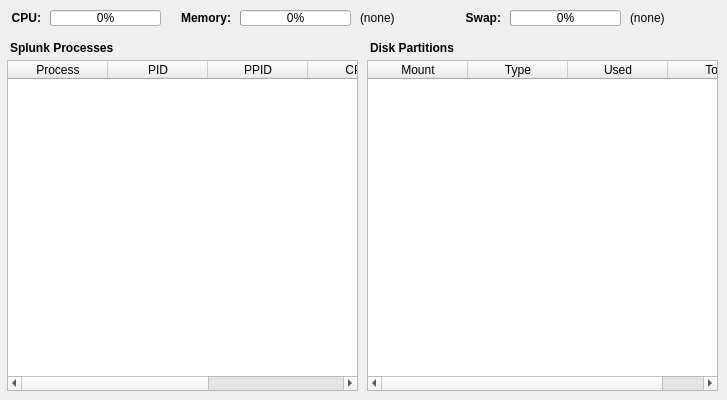
    <widget class="QWidget" name="tabResourceUsage">
     <attribute name="title">
      <string>Resource Usage</string>
     </attribute>
     <widget class="QTableWidget" name="tableResourceUsageProcesses">
      <property name="geometry">
       <rect>
        <x>7</x>
        <y>60</y>
        <width>351</width>
        <height>331</height>
       </rect>
      </property>
      <property name="editTriggers">
       <set>QAbstractItemView::NoEditTriggers</set>
      </property>
      <property name="horizontalScrollMode">
       <enum>QAbstractItemView::ScrollPerPixel</enum>
      </property>
      <property name="sortingEnabled">
       <bool>true</bool>
      </property>
      <property name="columnCount">
       <number>6</number>
      </property>
      <attribute name="verticalHeaderVisible">
       <bool>false</bool>
      </attribute>
      <attribute name="verticalHeaderDefaultSectionSize">
       <number>20</number>
      </attribute>
      <column>
       <property name="text">
        <string>Process</string>
       </property>
      </column>
      <column>
       <property name="text">
        <string>PID</string>
       </property>
      </column>
      <column>
       <property name="text">
        <string>PPID</string>
       </property>
      </column>
      <column>
       <property name="text">
        <string>CPU</string>
       </property>
      </column>
      <column>
       <property name="text">
        <string>Mem</string>
       </property>
      </column>
      <column>
       <property name="text">
        <string>Arguments</string>
       </property>
      </column>
     </widget>
     <widget class="QTableWidget" name="tableResourceUsageDisks">
      <property name="geometry">
       <rect>
        <x>367</x>
        <y>60</y>
        <width>351</width>
        <height>331</height>
       </rect>
      </property>
      <property name="editTriggers">
       <set>QAbstractItemView::NoEditTriggers</set>
      </property>
      <property name="horizontalScrollMode">
       <enum>QAbstractItemView::ScrollPerPixel</enum>
      </property>
      <property name="sortingEnabled">
       <bool>true</bool>
      </property>
      <property name="columnCount">
       <number>4</number>
      </property>
      <attribute name="verticalHeaderVisible">
       <bool>false</bool>
      </attribute>
      <attribute name="verticalHeaderDefaultSectionSize">
       <number>20</number>
      </attribute>
      <column>
       <property name="text">
        <string>Mount</string>
       </property>
      </column>
      <column>
       <property name="text">
        <string>Type</string>
       </property>
      </column>
      <column>
       <property name="text">
        <string>Used</string>
       </property>
      </column>
      <column>
       <property name="text">
        <string>Total</string>
       </property>
      </column>
     </widget>
     <widget class="QLabel" name="label_23">
      <property name="geometry">
       <rect>
        <x>10</x>
        <y>10</y>
        <width>31</width>
        <height>16</height>
       </rect>
      </property>
      <property name="font">
       <font>
        <weight>75</weight>
        <bold>true</bold>
       </font>
      </property>
      <property name="text">
       <string>CPU:</string>
      </property>
      <property name="alignment">
       <set>Qt::AlignRight|Qt::AlignTrailing|Qt::AlignVCenter</set>
      </property>
     </widget>
     <widget class="QLabel" name="label_25">
      <property name="geometry">
       <rect>
        <x>180</x>
        <y>10</y>
        <width>51</width>
        <height>16</height>
       </rect>
      </property>
      <property name="font">
       <font>
        <weight>75</weight>
        <bold>true</bold>
       </font>
      </property>
      <property name="text">
       <string>Memory:</string>
      </property>
      <property name="alignment">
       <set>Qt::AlignRight|Qt::AlignTrailing|Qt::AlignVCenter</set>
      </property>
     </widget>
     <widget class="QLabel" name="labelResourceUsageSwapHeader">
      <property name="geometry">
       <rect>
        <x>450</x>
        <y>10</y>
        <width>51</width>
        <height>16</height>
       </rect>
      </property>
      <property name="font">
       <font>
        <weight>75</weight>
        <bold>true</bold>
       </font>
      </property>
      <property name="text">
       <string>Swap:</string>
      </property>
      <property name="alignment">
       <set>Qt::AlignRight|Qt::AlignTrailing|Qt::AlignVCenter</set>
      </property>
     </widget>
     <widget class="QProgressBar" name="progressResourceUsageCPU">
      <property name="geometry">
       <rect>
        <x>50</x>
        <y>10</y>
        <width>111</width>
        <height>16</height>
       </rect>
      </property>
      <property name="toolTip">
       <string>System-wide CPU usage.</string>
      </property>
      <property name="value">
       <number>0</number>
      </property>
      <property name="alignment">
       <set>Qt::AlignCenter</set>
      </property>
      <property name="textDirection">
       <enum>QProgressBar::TopToBottom</enum>
      </property>
     </widget>
     <widget class="QProgressBar" name="progressResourceUsageMemory">
      <property name="geometry">
       <rect>
        <x>240</x>
        <y>10</y>
        <width>111</width>
        <height>16</height>
       </rect>
      </property>
      <property name="toolTip">
       <string>System-wide physical memory usage.</string>
      </property>
      <property name="value">
       <number>0</number>
      </property>
      <property name="alignment">
       <set>Qt::AlignCenter</set>
      </property>
      <property name="textVisible">
       <bool>true</bool>
      </property>
      <property name="orientation">
       <enum>Qt::Horizontal</enum>
      </property>
      <property name="invertedAppearance">
       <bool>false</bool>
      </property>
      <property name="textDirection">
       <enum>QProgressBar::TopToBottom</enum>
      </property>
     </widget>
     <widget class="QProgressBar" name="progressResourceUsageSwap">
      <property name="geometry">
       <rect>
        <x>510</x>
        <y>10</y>
        <width>111</width>
        <height>16</height>
       </rect>
      </property>
      <property name="toolTip">
       <string>System-wide swap memory usage.</string>
      </property>
      <property name="value">
       <number>0</number>
      </property>
      <property name="alignment">
       <set>Qt::AlignCenter</set>
      </property>
      <property name="textVisible">
       <bool>true</bool>
      </property>
      <property name="orientation">
       <enum>Qt::Horizontal</enum>
      </property>
      <property name="invertedAppearance">
       <bool>false</bool>
      </property>
      <property name="textDirection">
       <enum>QProgressBar::TopToBottom</enum>
      </property>
     </widget>
     <widget class="QLabel" name="label_27">
      <property name="geometry">
       <rect>
        <x>10</x>
        <y>40</y>
        <width>111</width>
        <height>16</height>
       </rect>
      </property>
      <property name="font">
       <font>
        <weight>75</weight>
        <bold>true</bold>
       </font>
      </property>
      <property name="text">
       <string>Splunk Processes</string>
      </property>
     </widget>
     <widget class="QLabel" name="label_28">
      <property name="geometry">
       <rect>
        <x>370</x>
        <y>40</y>
        <width>111</width>
        <height>16</height>
       </rect>
      </property>
      <property name="font">
       <font>
        <weight>75</weight>
        <bold>true</bold>
       </font>
      </property>
      <property name="text">
       <string>Disk Partitions</string>
      </property>
     </widget>
     <widget class="QLabel" name="labelResourceUsageMemory">
      <property name="geometry">
       <rect>
        <x>360</x>
        <y>10</y>
        <width>81</width>
        <height>16</height>
       </rect>
      </property>
      <property name="font">
       <font>
        <weight>50</weight>
        <bold>false</bold>
       </font>
      </property>
      <property name="text">
       <string>(none)</string>
      </property>
      <property name="alignment">
       <set>Qt::AlignLeading|Qt::AlignLeft|Qt::AlignVCenter</set>
      </property>
      <property name="textInteractionFlags">
       <set>Qt::LinksAccessibleByMouse|Qt::TextSelectableByMouse</set>
      </property>
     </widget>
     <widget class="QLabel" name="labelResourceUsageSwap">
      <property name="geometry">
       <rect>
        <x>630</x>
        <y>10</y>
        <width>81</width>
        <height>16</height>
       </rect>
      </property>
      <property name="font">
       <font>
        <weight>50</weight>
        <bold>false</bold>
       </font>
      </property>
      <property name="text">
       <string>(none)</string>
      </property>
      <property name="alignment">
       <set>Qt::AlignLeading|Qt::AlignLeft|Qt::AlignVCenter</set>
      </property>
      <property name="textInteractionFlags">
       <set>Qt::LinksAccessibleByMouse|Qt::TextSelectableByMouse</set>
      </property>
     </widget>
    </widget>
